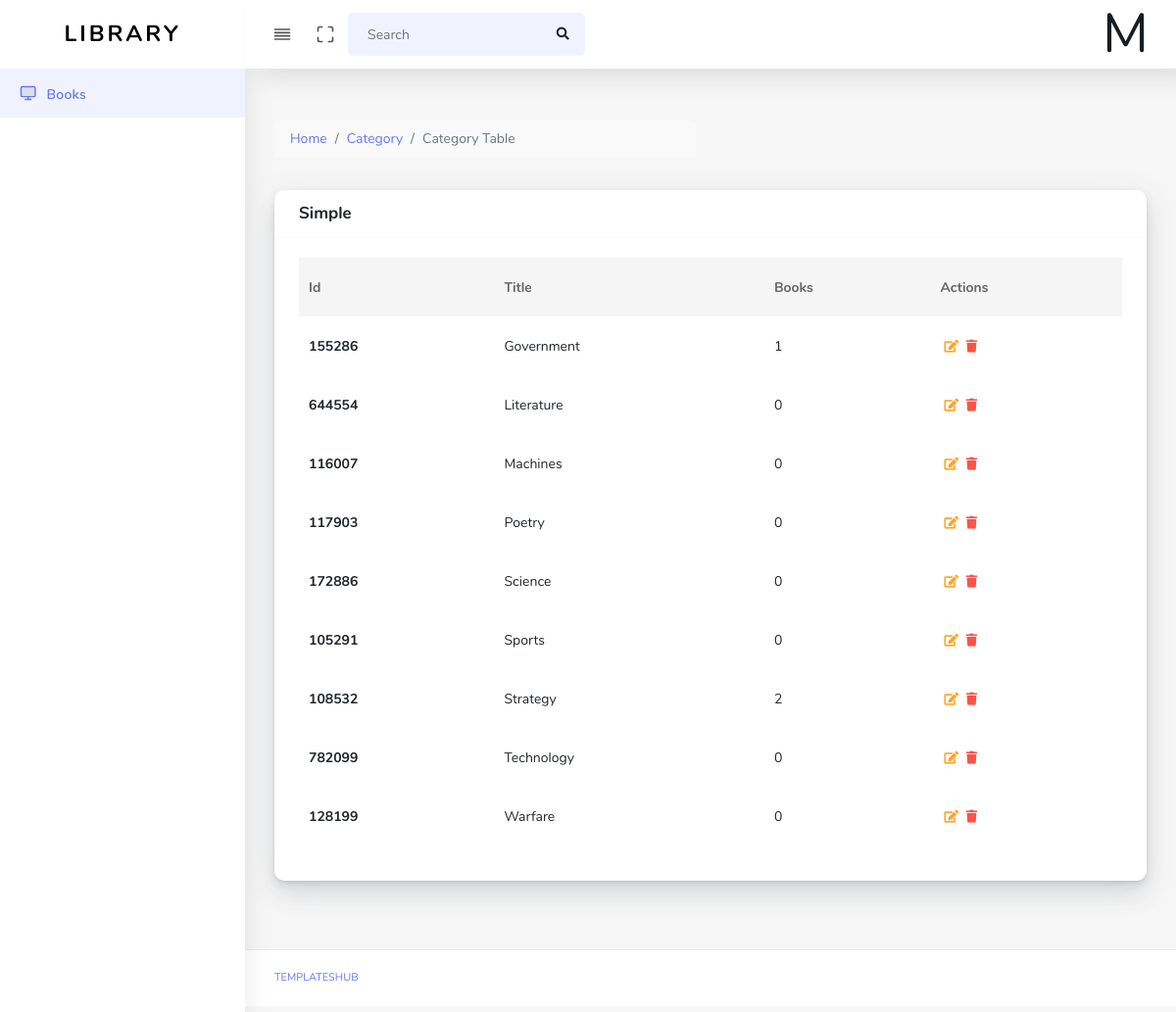
The app's page /category.php (signed in) with its own data.
### tables this page shows
CREATE TABLE `categories` (
  `id` varchar(256) NOT NULL,
  `title` varchar(256) NOT NULL,
  `created_at` timestamp NOT NULL DEFAULT current_timestamp(),
  `updated_at` timestamp NULL DEFAULT NULL,
  `is_deleted` tinyint(1) NOT NULL DEFAULT 0,
  `deleted_at` timestamp NULL DEFAULT NULL,
  PRIMARY KEY (`id`)
);

### controllers/category.php (called while the page is built, shortened)
<?php
require_once("./utils/conn.php");
require_once("./utils/category.php");
$conn = connect();
$Category = new Category($conn);
?>

### utils/category.php (called while the page is built, shortened)
<?php
class Category {
  private $connection;
  function __construct($conn)
  {
    $this->connection = $conn;
  }
  function get_categories(){
    $sql = "SELECT title, created_at, id FROM categories WHERE is_deleted='0' ORDER BY title";
    $query = mysqli_query($this->connection, $sql);
    $result = mysqli_fetch_all($query, MYSQLI_ASSOC);
    return $result;
  }
}
?>

### controllers/book.php (called while the page is built, shortened)
<?php
require_once('./utils/conn.php');
require_once('./utils/Book.php');
$Book = new Book($conn);
?>

### utils/Book.php (called while the page is built, shortened)
<?php
class Book {
  private $connection;
  function __construct($conn){
    $this->connection = $conn;
  }
  function get_book_by_category($category){
    $category = mysqli_real_escape_string($this->connection, $category);
    $sql = "SELECT books.title, books.id, books.page, books.image, books.year_of_publication, books_author.id AS author_id, authors.name AS author_name, authors.surname AS author_surname, book_category.id AS category_id, categories.title AS category_title FROM books INNER JOIN books_author ON books.id=books_author.book INNER JOIN authors ON authors.id=books_author.author INNER JOIN book_category ON book_category.book=books.id INNER JOIN categories ON book_category.category=categories.id WHERE book_category.category='$category' AND categories.is_deleted='0' AND books.is_deleted='0' AND authors.is_deleted='0'";
    $query = mysqli_query($this->connection, $sql);
    $result = mysqli_fetch_all($query, MYSQLI_ASSOC);
    return $result;
  }
}

### components/category-table.php (the view)
<?php
require_once("./controllers/category.php");
require_once("./controllers/book.php");
$categories = $Category->get_categories()
?>
<div class="row">
  <div class="col-12 col-md-8 col-lg-12">
    <div class="card">
      <div class="card-header">
        <h4>Simple</h4>
      </div>
      <div class="card-body">
        <table class="table">
          <thead>
            <tr>
              <th scope="col">Id</th>
              <th scope="col">Title</th>
              <th scope="col">Books</th>
              <th scope="col">Actions</th>
            </tr>
          </thead>
          <tbody>
            <?php foreach ($categories as $category) { ?>
              <tr>
                <th scope="row"><?php echo substr($category["id"], 0, 6); ?></th>
                <td><?php echo $category["title"]; ?></td>
                <td><?php echo count($Book->get_book_by_category($category["id"])) ?></td>
                <td>
                  <a class="text-warning" href="create-category.php?category=<?php echo $category["id"]; ?>&title=<?php echo $category["title"] ?>">
                    <span class="fas fa-edit"></span>
                  </a>
                  <a class="text-danger category" data-category="<?php echo $category["id"] ?>">
                    <span class="fas fa-trash category" data-category="<?php echo $category["id"] ?>"></span>
                  </a>
                </td>
              </tr>
            <?php } ?>
          </tbody>
        </table>
      </div>
    </div>
  </div>
</div>

### records on screen
categories: id "155286", title "Government", count($Book->get_book_by_category($category["id"])) "1"
categories: id "644554", title "Literature", count($Book->get_book_by_category($category["id"])) "0"
categories: id "116007", title "Machines", count($Book->get_book_by_category($category["id"])) "0"
categories: id "117903", title "Poetry", count($Book->get_book_by_category($category["id"])) "0"
categories: id "172886", title "Science", count($Book->get_book_by_category($category["id"])) "0"
categories: id "105291", title "Sports", count($Book->get_book_by_category($category["id"])) "0"
categories: id "108532", title "Strategy", count($Book->get_book_by_category($category["id"])) "2"
categories: id "782099", title "Technology", count($Book->get_book_by_category($category["id"])) "0"
categories: id "128199", title "Warfare", count($Book->get_book_by_category($category["id"])) "0"
